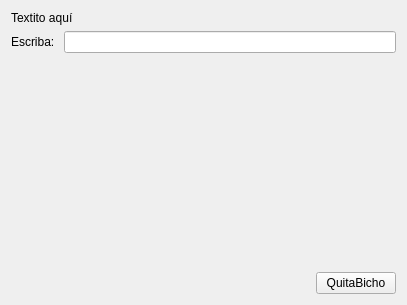
<?xml version="1.0" encoding="UTF-8"?>
<ui version="4.0">
 <class>MyForm</class>
 <widget class="QWidget" name="MyForm">
  <property name="geometry">
   <rect>
    <x>0</x>
    <y>0</y>
    <width>407</width>
    <height>305</height>
   </rect>
  </property>
  <property name="windowTitle">
   <string>Form</string>
  </property>
  <layout class="QGridLayout" name="gridLayout_2">
   <item row="0" column="0">
    <layout class="QGridLayout" name="gridLayout">
     <item row="0" column="0">
      <widget class="QLabel" name="label">
       <property name="text">
        <string>Textito aquí</string>
       </property>
      </widget>
     </item>
     <item row="1" column="0" colspan="2">
      <layout class="QHBoxLayout" name="horizontalLayout">
       <item>
        <widget class="QLabel" name="label_2">
         <property name="text">
          <string>Escriba: </string>
         </property>
        </widget>
       </item>
       <item>
        <widget class="MyLineEdit" name="lineEdit"/>
       </item>
      </layout>
     </item>
     <item row="2" column="1">
      <spacer name="verticalSpacer">
       <property name="orientation">
        <enum>Qt::Vertical</enum>
       </property>
       <property name="sizeHint" stdset="0">
        <size>
         <width>20</width>
         <height>40</height>
        </size>
       </property>
      </spacer>
     </item>
     <item row="3" column="0" colspan="2">
      <layout class="QHBoxLayout" name="horizontalLayout_2">
       <item>
        <spacer name="horizontalSpacer">
         <property name="orientation">
          <enum>Qt::Horizontal</enum>
         </property>
         <property name="sizeHint" stdset="0">
          <size>
           <width>40</width>
           <height>20</height>
          </size>
         </property>
        </spacer>
       </item>
       <item>
        <widget class="QPushButton" name="pushButton">
         <property name="text">
          <string>QuitaBicho</string>
         </property>
        </widget>
       </item>
      </layout>
     </item>
    </layout>
   </item>
  </layout>
 </widget>
 <customwidgets>
  <customwidget>
   <class>MyLineEdit</class>
   <extends>QLineEdit</extends>
   <header>MyLineEdit.h</header>
   <slots>
    <signal>returnPressed(QString)</signal>
   </slots>
  </customwidget>
 </customwidgets>
 <resources/>
 <connections>
  <connection>
   <sender>lineEdit</sender>
   <signal>returnPressed(QString)</signal>
   <receiver>label</receiver>
   <slot>setText(QString)</slot>
   <hints>
    <hint type="sourcelabel">
     <x>127</x>
     <y>46</y>
    </hint>
    <hint type="destinationlabel">
     <x>72</x>
     <y>14</y>
    </hint>
   </hints>
  </connection>
 </connections>
</ui>
